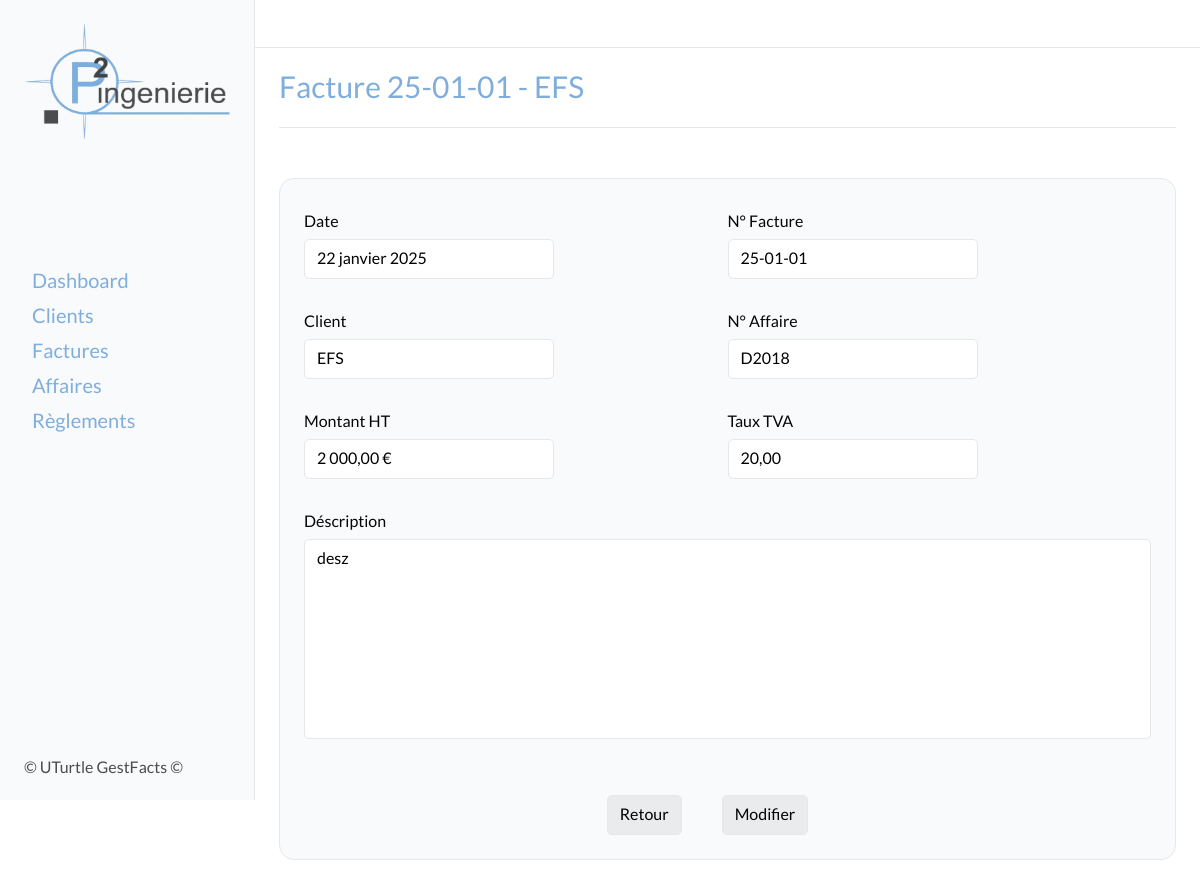
Screenshot of /factures/4 with the database file from the repository.
### factures/models.py (models this page shows, shortened)
class Invoice(models.Model):
    TYPE_CHOICES = [
        ('facture', 'Facture'),
        ('avoir', 'Avoir'),
        ('proforma', 'Proforma'),
        ]
    STATUT_CHOICES = [
        ('a_payer', 'À payer'),
        ('partiellement_payee', 'Partiellement payée'),
        ('payee', 'Payée'),
        ('en_retard', 'En retard'),
        ('annulee', 'Annulée'),
    ]
    date = models.DateField()
    type = models.CharField(max_length=10, choices=TYPE_CHOICES, default='facture')
    affaire = models.ForeignKey('affaires.Affaire', on_delete=models.CASCADE, related_name="invoices")
    invoice_number = models.CharField(max_length=10, unique=True, db_index=True)
    client = models.ForeignKey('clients.Client', on_delete=models.SET_NULL, related_name='invoices', db_index=True, null=True)
    client_entity_name = models.CharField(max_length=100, blank=True, null=True)
    invoice_object = models.TextField(max_length=200)
    amount_ht = models.DecimalField(max_digits=10, decimal_places=2)
    vat_rate = models.DecimalField(max_digits=5, decimal_places=2, default=20.0)
    statut = models.CharField(max_length=20, choices=STATUT_CHOICES, default='a_payer')
    class Meta:
        verbose_name = "Facture"
        verbose_name_plural = "Factures"
    def formatted_amount_ht(self):
        return f"{self.amount_ht:,.2f} €".replace(",", " ").replace(".", ",")

### clients/models.py (models this page shows, shortened)
class Client(models.Model):
    entity_name = models.CharField(max_length=100)
    address = models.CharField(max_length=200, blank=True, null=True)
    zip_code = models.CharField(max_length=5, blank=True, null=True)
    city = models.CharField(max_length=100, blank=True, null=True)
    contact = models.CharField(max_length=100, blank=True, null=True)
    phone_number = models.CharField(max_length=10, blank=True, null=True)
    email = models.EmailField(blank=True, null=True)
    class Meta:
        verbose_name = "Client"
        verbose_name_plural = "Clients"

### affaires/models.py (models this page shows, shortened)
class Affaire(models.Model):
    client = models.ForeignKey('clients.Client', on_delete=models.SET_NULL, null=True, related_name='affaires')
    client_entity_name = models.CharField(max_length=100, blank=True, null=True)
    affaire_number = models.CharField(max_length=10, unique=True, db_index=True)
    affaire_description = models.TextField(max_length=200)
    budget = models.DecimalField(max_digits=10, decimal_places=2)
    class Meta:
        verbose_name = "Affaire"
        verbose_name_plural = "Affaires"

### factures/views.py (the view)
# urls.py: path('<int:pk>', facture_detail, name='detail'),
def facture_detail(request, pk):
    facture_detail = get_object_or_404(Invoice, pk=pk)
    return render(request, 'pages/factures/facture_detail.html', {'facture': facture_detail})

### templates/pages/factures/facture_detail.html (shortened to what this page needs)
{% extends "base_form.html" %}
{% block content %}
<div class="title">
    <H2>Facture {{ facture.invoice_number }} - {{ facture.client.entity_name }}</H2>
</div>
<section class="tableau">
    <div class="card">
        <div class="card-body">
            <div class="">
                <div>
                    <div class="form_categories">
                        <div class="form-group">
                            <p class="form-label">Date</p>
                            <p class="form-input">{{ facture.date }}</p>
                        </div>
                        <div class="form-group">
                            <p class="form-label">N° Facture</p>
                            <p class="form-input">{{ facture.invoice_number }}</p>
                        </div>
                    </div>
                    <div class="form_categories">
                        <div class="form-group">
                            <p class="form-label">Client</p>
                            <p class="form-input">{{ facture.client.entity_name }}</p>
                        </div>
                        <div class="form-group">
                            <p class="form-label">N° Affaire</p>
                            <p class="form-input">{{ facture.affaire.affaire_number }}</p>
                        </div>
                    </div>
                    <div class="form_categories">
                        <div class="form-group">
                            <p class="form-label">Montant HT</p>
                            <p class="form-input">{{ facture.formatted_amount_ht }}</p>
                        </div>
                        <div class="form-group">
                            <p class="form-label">Taux TVA</p>
                            <p class="form-input">{{ facture.vat_rate }}</p>
                        </div>
                    </div>
                    <div>
                        <p class="form-label">Déscription</p>
                        <p class="form-area">{{ facture.invoice_object }}</p>
                    </div>
                    </div>
                </div>
            </div>
            <div class="form_btn_group">
                <a href="{% url 'factures:factures' %}" class="form_btn">Retour</a>
                <a href="{% url 'factures:modifier' facture.pk %}" class="form_btn">Modifier</a>
            </div>
        </div>
</section>
{% endblock content %}

### static/style.css (style rules this page uses)
:root { --light-grey: #F8FAFC; --bg-container: #fff; --border-color: #e5e7eb; --police: 'lato', sans-serif; --sidebar-size: 255px; --sidebar-color: #7FAEDC; --h2-size: 30px; --h2-weight: 500; --h2-line-height: 36px; --h2-color: #7FAEDC; --text-color: #050505; --th-color: rgb(71, 85, 105); --th-border-color: rgb(226, 232, 240); --td-color: rgb(100 116 139); --td-border-color: rgb(241 245 249); --tr-bg-hover: rgb(248 250 252); --mail-border-color: rgb(226 232 240); --adresse-color: rgb(100, 116, 139); --btn_new_color: #7FAEDC; --btn_new_hover: #a3cef9; --btn_delete_color: rgba(255, 144, 144, 0.915); --btn_delete_hover: rgba(255, 105, 105, 0.915); --svg-color: rgb(148 163 184); }
body { font-family: var(--police); }
.title { position: relative; display: flex; flex-direction: row; align-items: center; justify-content: space-between; padding-bottom: 24px; padding-top: 20px; padding-right: 24px; margin-top: 48px; }
.title::after { content: ""; position: absolute; bottom: 0px; width: 100%; height: 1px; background-color: var(--border-color); }
h2 { color: var(--h2-color); font-family: var(--police); font-size: var(--h2-size); font-weight: var(--h2-weight); line-height: var(--h2-line-height); }
.card { max-width: 900px; margin: 50px auto; background-color: var(--light-grey); border-radius: 15px; border: 1px solid var(--border-color); }
.card-body { padding: 24px; }
.form_categories { display: flex; align-items: center; align-content: center; justify-content: space-between; }
.form-group { display: flex; flex-direction: column; margin-bottom: 16px; width: 100%; position: relative; }
.form-label { color: var(--text-color); line-height: var(--h2-line-height); }
.form-input { max-width: 250px; height: 40px; border: 1px solid var(--border-color); border-radius: 5px; padding-left: 12px; padding-right: 12px; padding-top: 8px; padding-bottom: 8px; margin-bottom: 8px; background-color: #fff; }
.form_btn_group { display: flex; align-items: center; justify-content: center; margin-top: 24px; margin-bottom: 24px; }
.form_btn_group a { margin-right: 40px; }
.form_btn { cursor: pointer; height: 40px; border: 1px solid var(--border-color); border-radius: 5px; padding-left: 12px; padding-right: 12px; padding-top: 8px; padding-bottom: 8px; background-color: #d0d3d063; }
.form-area { width: 100%; height: 200px; resize: none; border: 1px solid var(--border-color); border-radius: 5px; padding-left: 12px; padding-right: 12px; padding-top: 8px; padding-bottom: 8px; margin-bottom: 8px; background-color: #fff; }
.tableau { width: 100%; padding-bottom: 8px; scrollbar-width: thin; }
a { color: black; }

### rows the page displays
Invoice: invoice_number "25-01-01", client.entity_name "EFS", date "22 janvier 2025", affaire.affaire_number "D2018", formatted_amount_ht "2 000,00 €", vat_rate "20,00", invoice_object "desz"
